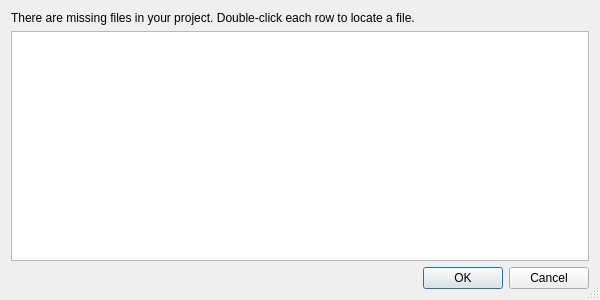
<?xml version="1.0" encoding="UTF-8"?>
<ui version="4.0">
 <class>UnlinkedFilesDialog</class>
 <widget class="QDialog" name="UnlinkedFilesDialog">
  <property name="geometry">
   <rect>
    <x>0</x>
    <y>0</y>
    <width>600</width>
    <height>300</height>
   </rect>
  </property>
  <property name="windowTitle">
   <string>Missing Files</string>
  </property>
  <property name="sizeGripEnabled">
   <bool>true</bool>
  </property>
  <property name="modal">
   <bool>true</bool>
  </property>
  <layout class="QVBoxLayout" name="verticalLayout">
   <item>
    <widget class="QLabel" name="label">
     <property name="text">
      <string>There are missing files in your project. Double-click each row to locate a file.</string>
     </property>
    </widget>
   </item>
   <item>
    <widget class="QTableView" name="tableView">
     <property name="minimumSize">
      <size>
       <width>496</width>
       <height>0</height>
      </size>
     </property>
     <property name="editTriggers">
      <set>QAbstractItemView::NoEditTriggers</set>
     </property>
     <property name="showDropIndicator" stdset="0">
      <bool>false</bool>
     </property>
     <property name="dragDropOverwriteMode">
      <bool>false</bool>
     </property>
     <property name="alternatingRowColors">
      <bool>true</bool>
     </property>
     <property name="selectionMode">
      <enum>QAbstractItemView::SingleSelection</enum>
     </property>
     <property name="selectionBehavior">
      <enum>QAbstractItemView::SelectRows</enum>
     </property>
     <property name="textElideMode">
      <enum>Qt::ElideLeft</enum>
     </property>
     <attribute name="horizontalHeaderHighlightSections">
      <bool>false</bool>
     </attribute>
     <attribute name="horizontalHeaderStretchLastSection">
      <bool>true</bool>
     </attribute>
     <attribute name="verticalHeaderVisible">
      <bool>false</bool>
     </attribute>
     <attribute name="verticalHeaderHighlightSections">
      <bool>false</bool>
     </attribute>
    </widget>
   </item>
   <item>
    <widget class="QDialogButtonBox" name="buttonBox">
     <property name="orientation">
      <enum>Qt::Horizontal</enum>
     </property>
     <property name="standardButtons">
      <set>QDialogButtonBox::Cancel|QDialogButtonBox::Ok</set>
     </property>
    </widget>
   </item>
  </layout>
 </widget>
 <resources/>
 <connections>
  <connection>
   <sender>buttonBox</sender>
   <signal>accepted()</signal>
   <receiver>UnlinkedFilesDialog</receiver>
   <slot>accept()</slot>
   <hints>
    <hint type="sourcelabel">
     <x>248</x>
     <y>254</y>
    </hint>
    <hint type="destinationlabel">
     <x>157</x>
     <y>274</y>
    </hint>
   </hints>
  </connection>
  <connection>
   <sender>buttonBox</sender>
   <signal>rejected()</signal>
   <receiver>UnlinkedFilesDialog</receiver>
   <slot>reject()</slot>
   <hints>
    <hint type="sourcelabel">
     <x>316</x>
     <y>260</y>
    </hint>
    <hint type="destinationlabel">
     <x>286</x>
     <y>274</y>
    </hint>
   </hints>
  </connection>
 </connections>
</ui>
